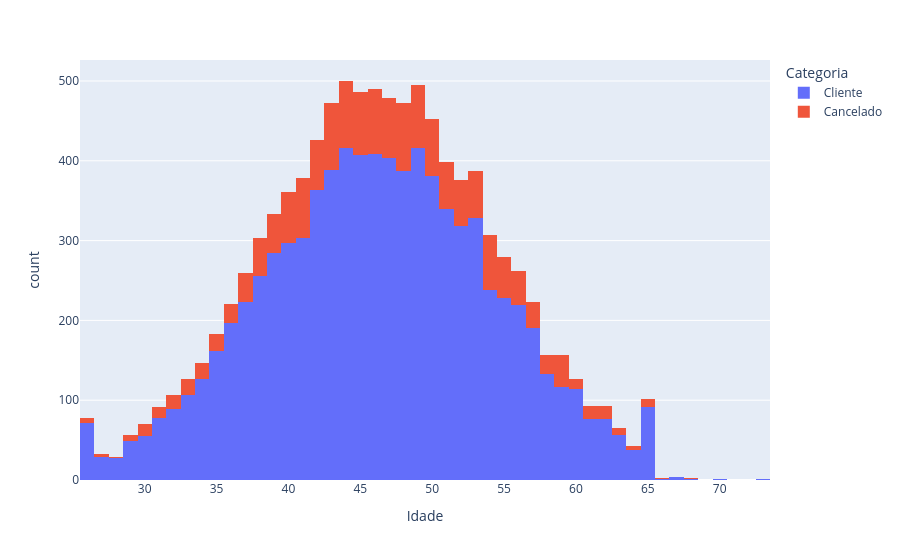

The notebook cell saved with this chart:
### Markdown cell above
# Temos várias formas de descobrir o motivo de cancelamento

### Code cell
import plotly.express as px

grafico = px.histogram(tabela, x="Idade", color="Categoria")
grafico.show()

### Figure 1 — Plotly figure (JSON) as saved in the notebook; plotly's stock layout.template omitted (floating-point values rounded to 4 significant figures; data arrays with more than 128 entries replaced by an {"elided": "..."} marker saying what was removed)
{"data": [{"bingroup": "x", "hovertemplate": "Categoria=Cliente<br>Idade=%{x}<br>count=%{y}<extra></extra>", "legendgroup": "Cliente", "marker": {"color": "#636efa", "pattern": {"shape": ""}}, "name": "Cliente", "orientation": "v", "showlegend": true, "type": "histogram", "x": {"elided": "8499 int values"}, "xaxis": "x", "yaxis": "y"}, {"bingroup": "x", "hovertemplate": "Categoria=Cancelado<br>Idade=%{x}<br>count=%{y}<extra></extra>", "legendgroup": "Cancelado", "marker": {"color": "#EF553B", "pattern": {"shape": ""}}, "name": "Cancelado", "orientation": "v", "showlegend": true, "type": "histogram", "x": {"elided": "1627 int values"}, "xaxis": "x", "yaxis": "y"}], "layout": {"barmode": "relative", "legend": {"title": {"text": "Categoria"}, "tracegroupgap": 0}, "margin": {"t": 60}, "xaxis": {"anchor": "y", "domain": [0, 1], "title": {"text": "Idade"}}, "yaxis": {"anchor": "x", "domain": [0, 1], "title": {"text": "count"}}}}
